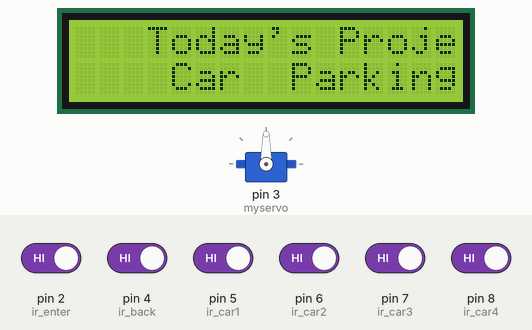
Recording of a sketch running on a simulated Arduino Uno, built with avr-gcc and run on an emulated ATmega328P. Shown: servo, 16×2 character LCD. The inputs (shaded band) are chosen by the test bench; at power-on: pin 2 (ir_enter), pin 4 (ir_back), pin 5 (ir_car1), pin 6 (ir_car2), pin 7 (ir_car3), pin 8 (ir_car4) HIGH. The modem accepts every AT command (registered, SIM ready, sends succeed) and sends nothing else; what the sketch prints to the serial monitor is not drawn.

Above: at 2.2 s.
6.4 s: pin 6 (ir_car2) driven LOW
At 15.6 s:
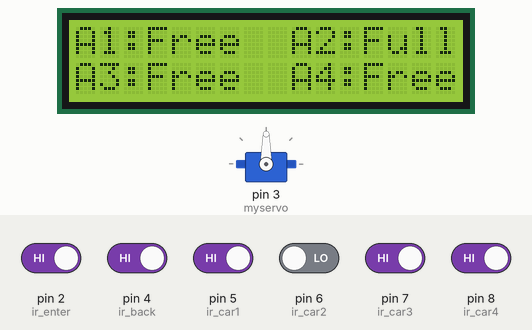
16.7 s: pin 7 (ir_car3) driven LOW
At 26.5 s:
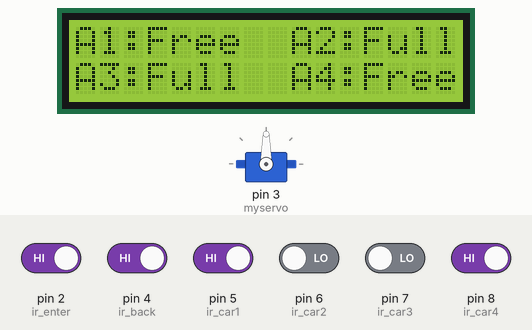
26.8 s: pin 8 (ir_car4) driven LOW
At 36.5 s:
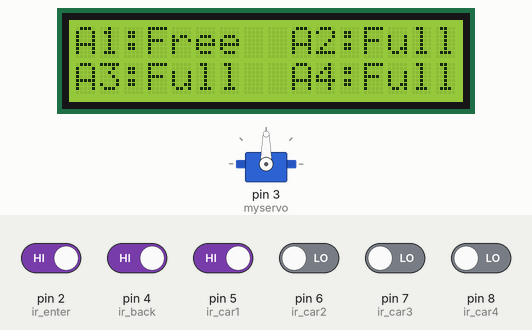
36.9 s: pin 6 (ir_car2) driven HIGH
At 46.4 s:
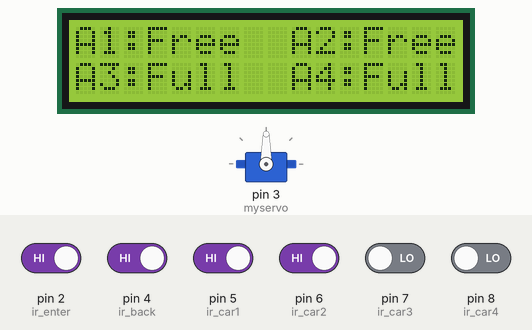
47.0 s: pin 7 (ir_car3) driven HIGH
At 56.1 s:
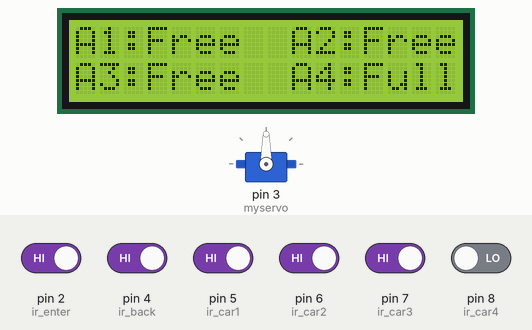
57.1 s: pin 8 (ir_car4) driven HIGH
At 66.0 s:
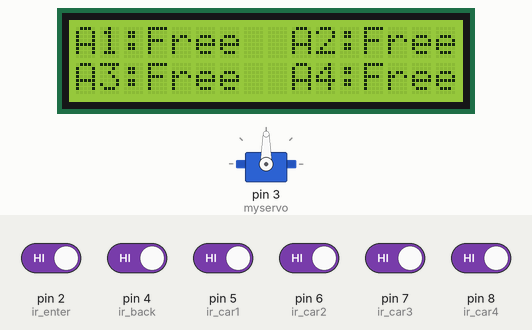
Timing chart, 0 to 67.5 s (numbered marks = the images above; inputs shaded):
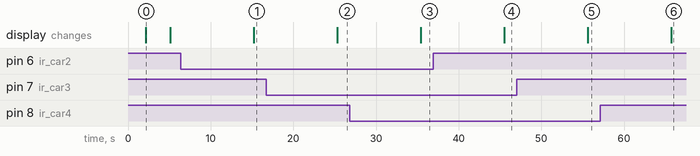

Measured:
- after the input at 6.4 s, the display: changes after 8.8 s (image 1)
- after the input at 16.7 s, the display: changes after 8.6 s (image 2)
- after the input at 26.8 s, the display: changes after 8.6 s (image 3)
- after the input at 36.9 s, the display: changes after 8.6 s (image 4)
- after the input at 47.0 s, the display: changes after 8.6 s (image 5)
- after the input at 57.1 s, the display: changes after 8.6 s (image 6)
- what the display in image 0 shows lasts 3.0 s, from 2.1 s to 5.1 s

The sketch:

uskupark_arduino_code.ino
```cpp
#include <Servo.h>
#include <Wire.h>
#include <LiquidCrystal_I2C.h>
LiquidCrystal_I2C lcd(0x27, 16, 2);
#include <SoftwareSerial.h>                                     //SoftwareSerial library.

String SSID = "FiberHGW_TP649A_2.4GHz";                                           //SSID of WiFi network.
String password = "9Wb9ugPs";                                 //Password of WiFi network.
String ip = "31.223.68.41";                                    //IP Address
int rxPin = 10;                                                 //ESP8266 TX pin
int txPin = 11;                                                 //ESP8266 RX pin                                               //Infrared proximity sensor pin
SoftwareSerial esp(rxPin, txPin);                               //Configuration of serial communication pins.

Servo myservo;

#define ir_enter 2
#define ir_back  4

#define ir_car1 5
#define ir_car2 6
#define ir_car3 7
#define ir_car4 8


int S1 = 0, S2 = 0, S3 = 0, S4 = 0;
int flag1 = 0, flag2 = 0;
int slot = 4;

void setup() {
  Serial.begin(9600);

  Serial.println("Started");
  esp.begin(115200);
  esp.println("AT");                                            //Checks the module with 'AT' command.
  Serial.println("Checking for ESP8266...");
  while(!esp.find("OK")){
    esp.println("AT");
    Serial.println("ESP8266 not found.");
  }
  Serial.println("ESP8266 found.");
  esp.println("AT+CWMODE=1");                                   //Sets the module as client.
  while(!esp.find("OK")){
    esp.println("AT+CWMODE=1");
    Serial.println("Setting as client....");
  }
  Serial.println("Done.");
  Serial.println("Connecting to network...");
  esp.println("AT+CWJAP=\""+SSID+"\",\""+password+"\"");        //Connects to network.
  while(!esp.find("OK"));
  Serial.println("Connected.");
  delay(2000);

  pinMode(ir_car1, INPUT);
  pinMode(ir_car2, INPUT);
  pinMode(ir_car3, INPUT);
  pinMode(ir_car4, INPUT);

  pinMode(ir_enter, INPUT);
  pinMode(ir_back, INPUT);

  myservo.attach(3);
  myservo.write(90);


  lcd.init();
  lcd.backlight();

  lcd.clear();
  lcd.setCursor (0, 0);
  lcd.print("   Today's Project  ");
  lcd.setCursor (0, 1);
  lcd.print("    Car  Parking  ");
  delay (3000);
  lcd.clear();

}

void loop() {


  Read_Sensor();


  lcd.setCursor (0, 0);
  if (S1 == 1) {
    lcd.print("A1:Full");
  }
  else {
    lcd.print("A1:Free");
  }

  lcd.setCursor (9, 0);
  if (S2 == 1) {
    lcd.print("A2:Full");
  }
  else {
    lcd.print("A2:Free");
  }

  lcd.setCursor (0, 1);
  if (S3 == 1) {
    lcd.print("A3:Full");
  }
  else {
    lcd.print("A3:Free");
  }

  lcd.setCursor (9, 1);
  if (S4 == 1) {
    lcd.print("A4:Full");
  }
  else {
    lcd.print("A4:Free");
  }

  if (digitalRead (ir_enter) == 0 && flag1 == 0) {
    if (slot > 0) {
      flag1 = 1;
      if (flag2 == 0) {
        myservo.write(180);
        slot = slot - 1;
      }
    } else {

      delay(1000);
    }
  }

  if (digitalRead (ir_back) == 0 && flag2 == 0) {
    flag2 = 1;
    if (flag1 == 0) {
      myservo.write(180);
      slot = slot + 1;
    }
  }

  if (flag1 == 1 && flag2 == 1) {
    delay (1000);
    myservo.write(90);
    flag1 = 0, flag2 = 0;
  }

  delay(1);
}

void Read_Sensor() {
  S1 = 0, S2 = 0, S3 = 0, S4 = 0;


  if (digitalRead(ir_car1) == 0) {
    S1 = 1;

    Serial.println("Connecting to server...");
    esp.println("AT+CIPSTART=\"TCP\",\""+ip+"\",8080");             //Connects to server.
    if(esp.find("Error")){                                        //Checks for connection error.
      Serial.println("AT+CIPSTART Error");
  }
    Serial.println("Connected.");
    delay(500);


    String data = "GET http://31.223.68.41:8080/insert_data.php";     //Inserts data to SQL database.

    data += "?detection='YES'";
    data += "\r\n\r\n";


    esp.print("AT+CIPSEND=");
    esp.println(data.length() + 2);
    delay(500);

    if(esp.find(">")) {

      esp.print(data);                                          //Sends data.
      esp.print("\r\n\r\n");
      Serial.println("Sending data...");
      Serial.println("Data sent.");
      Serial.println("Disconnected.");
      esp.println("AT+CIPCLOSE");                                   //Disconnecting...
      delay(500);
    }
  }

  else {

    Serial.println("Connecting to serverNO...");
    esp.println("AT+CIPSTART=\"TCP\",\""+ip+"\",8080");             //Connects to server.
    if(esp.find("Error")){                                        //Checks for connection error.
      Serial.println("AT+CIPSTART Error");
  }
    Serial.println("ConnectedNO.");
    delay(500);

    String data = "GET http://31.223.68.41:8080/insert_data.php";     //Inserts data to SQL database.

    data += "?detection='NO'";
    data += "\r\n\r\n";

    esp.print("AT+CIPSEND=");
    esp.println(data.length() + 2);
    delay(500);

    if(esp.find(">")) {

      esp.print(data);                                          //Sends data.
      esp.print("\r\n\r\n");
      Serial.println("Sending NO data...");
      Serial.println("NO Data sent.");
      Serial.println("Disconnected.");
      esp.println("AT+CIPCLOSE");                                   //Disconnecting...
      delay(500);

    }

  }
  if (digitalRead(ir_car2) == 0) {
    S2 = 1;

    Serial.println("Connecting to server2...");
    esp.println("AT+CIPSTART=\"TCP\",\""+ip+"\",8080");             //Connects to server.
    if(esp.find("Error")){                                        //Checks for connection error.
      Serial.println("AT+CIPSTART Error");
  }
    Serial.println("Connected2.");
    delay(500);

    String data = "GET http://31.223.68.41:8080/insert_data2.php";     //Inserts data to SQL database.

    data += "?detection='YES'";
    data += "\r\n\r\n";


    esp.print("AT+CIPSEND=");
    esp.println(data.length() + 2);
    delay(500);

    if(esp.find(">")) {

      esp.print(data);                                          //Sends data.
      esp.print("\r\n\r\n");
      Serial.println("Sending data2...");
      Serial.println("Data2 sent.");
      Serial.println("Disconnected.");
      esp.println("AT+CIPCLOSE");                                   //Disconnecting...
      delay(500);

    }
  }

  else {

    Serial.println("Connecting to server2NO...");
    esp.println("AT+CIPSTART=\"TCP\",\""+ip+"\",8080");             //Connects to server.
    if(esp.find("Error")){                                        //Checks for connection error.
      Serial.println("AT+CIPSTART Error");
  }
    Serial.println("Connected2NO.");
    delay(500);

    String data = "GET http://31.223.68.41:8080/insert_data2.php";     //Inserts data to SQL database.

    data += "?detection='NO'";
    data += "\r\n\r\n";

    esp.print("AT+CIPSEND=");
    esp.println(data.length() + 2);
    delay(500);

    if(esp.find(">")) {

      esp.print(data);                                          //Sends data.
      esp.print("\r\n\r\n");
      Serial.println("Sending NO data2...");
      Serial.println("NO Data2 sent.");
      Serial.println("Disconnected.");
      esp.println("AT+CIPCLOSE");                                   //Disconnecting...
      delay(500);

    }
  }


  if (digitalRead(ir_car3) == 0) {
    S3 = 1;

    Serial.println("Connecting to server3...");
    esp.println("AT+CIPSTART=\"TCP\",\""+ip+"\",8080");             //Connects to server.
    if(esp.find("Error")){                                        //Checks for connection error.
      Serial.println("AT+CIPSTART Error");
  }
    Serial.println("Connected3.");
    delay(500);

    String data = "GET http://31.223.68.41:8080/insert_data3.php";     //Inserts data to SQL database.

    data += "?detection='YES'";
    data += "\r\n\r\n";


    esp.print("AT+CIPSEND=");
    esp.println(data.length() + 2);
    delay(500);

    if(esp.find(">")) {

      esp.print(data);                                          //Sends data.
      esp.print("\r\n\r\n");
      Serial.println("Sending data3...");
      Serial.println("Data3 sent.");
      Serial.println("Disconnected.");
      esp.println("AT+CIPCLOSE");                                   //Disconnecting...
      delay(500);

    }
  }

  else {

    Serial.println("Connecting to server3NO...");
    esp.println("AT+CIPSTART=\"TCP\",\""+ip+"\",8080");             //Connects to server.
    if(esp.find("Error")){                                        //Checks for connection error.
      Serial.println("AT+CIPSTART Error");
  }
    Serial.println("Connected3NO.");
    delay(500);

    String data = "GET http://31.223.68.41:8080/insert_data3.php";     //Inserts data to SQL database.

    data += "?detection='NO'";
    data += "\r\n\r\n";

    esp.print("AT+CIPSEND=");
    esp.println(data.length() + 2);
    delay(500);

    if(esp.find(">")) {

      esp.print(data);                                          //Sends data.
      esp.print("\r\n\r\n");
      Serial.println("Sending NO data3...");
      Serial.println("NO Data3 sent.");
      Serial.println("Disconnected.");
      esp.println("AT+CIPCLOSE");                                   //Disconnecting...
      delay(500);

    }
  }
  if (digitalRead(ir_car4) == 0) {
    S4 = 1;

    Serial.println("Connecting to server4...");
    esp.println("AT+CIPSTART=\"TCP\",\""+ip+"\",8080");             //Connects to server.
    if(esp.find("Error")){                                        //Checks for connection error.
      Serial.println("AT+CIPSTART Error");
  }
    Serial.println("Connected4.");
    delay(500);

    String data = "GET http://31.223.68.41:8080/insert_data4.php";     //Inserts data to SQL database.

    data += "?detection='YES'";
    data += "\r\n\r\n";


    esp.print("AT+CIPSEND=");
    esp.println(data.length() + 2);
    delay(500);

    if(esp.find(">")) {

      esp.print(data);                                          //Sends data.
      esp.print("\r\n\r\n");
      Serial.println("Sending data4...");
      Serial.println("Data4 sent.");
      Serial.println("Disconnected.");
      esp.println("AT+CIPCLOSE");                                   //Disconnecting...
      delay(500);

    }
  }

  else {

    Serial.println("Connecting to server4NO...");
    esp.println("AT+CIPSTART=\"TCP\",\""+ip+"\",8080");             //Connects to server.
    if(esp.find("Error")){                                        //Checks for connection error.
      Serial.println("AT+CIPSTART Error");
  }
    Serial.println("Connected4NO.");
    delay(500);

    String data = "GET http://31.223.68.41:8080/insert_data4.php";     //Inserts data to SQL database.

    data += "?detection='NO'";
    data += "\r\n\r\n";

    esp.print("AT+CIPSEND=");
    esp.println(data.length() + 2);
    delay(500);

    if(esp.find(">")) {

      esp.print(data);                                          //Sends data.
      esp.print("\r\n\r\n");
      Serial.println("Sending NO data4...");
      Serial.println("NO Data4 sent.");
      Serial.println("Disconnected.");
      esp.println("AT+CIPCLOSE");                                   //Disconnecting...
      delay(500);

    }
  }

}
```
